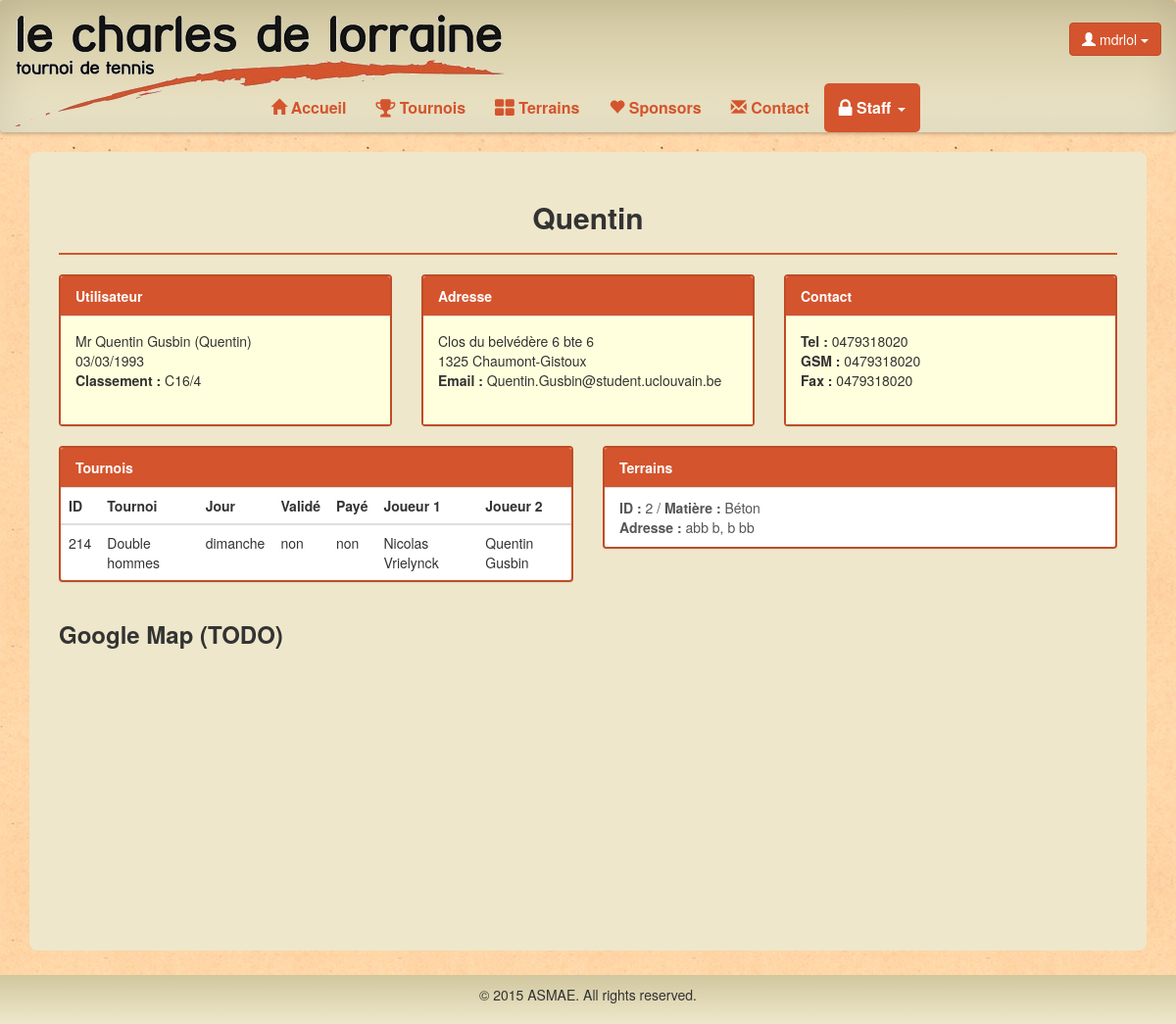
Page /tennis/staff/utilisateurs/Quentin (signed in) on the committed database.
### tennis/models.py (models this page shows, shortened)
class Participant(models.Model):
	user = models.OneToOneField(User,null=True)
	titre = models.CharField(max_length=5)
	nom = models.CharField(max_length=30)
	prenom = models.CharField(max_length=30, verbose_name="Prénom")
	rue = models.CharField(max_length=100)
	numero = models.CharField(max_length=10, verbose_name="Numéro")
	boite = models.CharField(max_length=10,null=True, blank=True)
	codepostal = models.CharField(max_length=10, verbose_name="Code postal")
	localite = models.CharField(max_length=30, verbose_name="Localité")
	telephone = models.CharField(max_length=30,null=True, blank=True, verbose_name="Téléphone")
	fax = models.CharField(max_length=30,null=True, blank=True)
	gsm = models.CharField(max_length=30,null=True)
	datenaissance = models.DateTimeField(null=True, verbose_name="Date de naissance")
	classement = models.CharField(max_length=10,null=True, blank=True)
	oldparticipant = models.BooleanField(default=False)
	isGroupLeader = models.BooleanField(default=False)
	isAccountActivated = models.BooleanField(default=True)
	class Meta:
		verbose_name = "Participant"
		permissions = (
			("User", "Manage User"),
			("Droit","Donner droit"),
		)

class Pair(models.Model):
	id = models.AutoField(primary_key=True, verbose_name="ID")
	tournoi = models.ForeignKey(Tournoi)
	group = models.ForeignKey(Groupe, null=True, default=None)
	user1 = models.ForeignKey(User, related_name='user1', verbose_name = "Utilisateur 1")
	user2 = models.ForeignKey(User, related_name='user2', verbose_name = "Utilisateur 2")
	extra1 = models.ManyToManyField(Extra, related_name='extra1')
	extra2 = models.ManyToManyField(Extra, related_name='extra2')
	comment1 = models.TextField(null=True, blank=True)
	comment2 = models.TextField(null=True, blank=True)
	confirm = models.BooleanField(default=False, verbose_name = "Confirmation")
	valid = models.BooleanField(default=False, verbose_name = "Validation")
	pay = models.BooleanField(default=False, verbose_name="Paiement")
	class Meta:
		verbose_name = 'Paire'
		permissions = (
			("Pair", "Manage Pair"),
        )

class Tournoi(models.Model):
	nom = models.CharField(max_length=50,primary_key=True)
	description = models.TextField(null=True)
	jour = models.CharField(max_length=50)
	class Meta:
		verbose_name = 'Tournoi'
		permissions = (
			("TournoiDesFamilles", "Manage tournoi des familles"),
			("DoubleHommes", "Manage double hommes"),
			("DoubleFemmes", "Manage double femmes"),
			("DoubleMixte", "Manage double mixte"),
		)

class Court(models.Model):
	id = models.AutoField(primary_key=True, verbose_name='ID')
	rue = models.CharField(max_length=100 , verbose_name='Rue')
	numero = models.CharField(max_length=10, verbose_name='Numéro')
	boite = models.CharField(max_length=10,null=True, blank=True)
	codepostal = models.CharField(max_length=10, verbose_name='Code postal')
	localite = models.CharField(max_length=30, verbose_name='Localité')
	acces = models.TextField(null=True,blank=True)
	matiere = models.ForeignKey(CourtSurface, verbose_name='Surface')
	type = models.ForeignKey(CourtType, verbose_name='Type')
	dispoSamedi = models.BooleanField(default=False, verbose_name='Dispo samedi')
	dispoDimanche = models.BooleanField(default=False, verbose_name='Dispo dimanche')
	etat = models.ForeignKey(CourtState, verbose_name='Etat')
	commentaire = models.TextField(null=True, blank=True)
	commentaireStaff = models.TextField(null=True, blank=True)
	valide = models.BooleanField(default=False, verbose_name='Validé')
	user = models.ForeignKey(User, verbose_name='Utilisateur')
	class Meta:
		verbose_name = "Court"
		permissions = (
			("Court", "Manage Court"),
		)

class CourtSurface(models.Model):
	nom = models.CharField(max_length=25, primary_key=True, verbose_name="Nom")
	def __str__(self):
		return self.nom
	class Meta:
		verbose_name = "Surface de court"

### tennis/views.py (the view)
# urls.py: url(r'^staff/utilisateurs/(\w+)$','viewUser'),
@permission_required('tennis.User')
def viewUser(request,name):
	use = User.objects.filter(username=name)
	if len(use) <1:
		return redirect(reverse(staffUser))
	use = use[0]
	birthdate = use.participant.datenaissance
	formatedBirthdate = birthdate.strftime('%d/%m/%Y')
	terrain = Court.objects.filter(user=use)
	tournoi1 = Pair.objects.filter(user1=use,confirm=True)
	tournoi2 = Pair.objects.filter(user2=use,confirm=True)
	tournoi = list(chain(tournoi1, tournoi2))
	if request.user.is_authenticated():
		return render(request,'tennis/viewUser.html',locals())
	return redirect(reverse(home))

### tennis/templates/tennis/viewUser.html (shortened to what this page needs)
{% extends "tennis/base.html" %}
{% block nav-staff %}class="active"{% endblock %}
{% block body %}
<div class="container">
	<div class="content-box">
		<h2 class="center">{{ use.username }}</h2>
		<hr class="line">
		<div class="row">
			<div class="col-lg-4">
				<div class="panel panel-default center-block" style="max-width:600px;">
					<div class="panel-heading">Utilisateur</div>
					<div class="panel-body">
						<address>
							{{ use.participant.titre }} {{ use.participant.prenom }} {{ use.participant.nom }} ({{ use.username }})<br>
							{{ formatedBirthdate }} <br>
							<b>Classement : </b>{% if use.participant.classement %}{{ use.participant.classement }}{% else %} - {% endif %} <br>
						</address>
					</div>
				</div>
			</div>
			<div class="col-lg-4">
				<div class="panel panel-default center-block" style="max-width:600px;">
					<div class="panel-heading">Adresse</div>
					<div class="panel-body">
						<address>
							{{ use.participant.rue }} {{ use.participant.numero }} {% if use.participant.boite %}bte {{ use.participant.boite }} {% endif %}<br>
							{{ use.participant.codepostal }} {{ use.participant.localite }}<br>
							<b>Email : </b> {{ use.email }}<br>
						</address>
					</div>
				</div>
			</div>
			<div class="col-lg-4">
				<div class="panel panel-default center-block" style="max-width:600px;">
					<div class="panel-heading">Contact</div>
					<div class="panel-body">
						<address>
							<b>Tel : </b>{% if use.participant.telephone %}{{ use.participant.telephone }}{% else %} - {% endif %} <br>
							<b>GSM : </b>{% if use.participant.gsm %}{{ use.participant.gsm }}{% else %} - {% endif %} <br>
							<b>Fax : </b>{% if use.participant.fax %}{{ use.participant.fax }}{% else %} - {% endif %} <br>
						</address>
					</div>
				</div>
			</div>
		</div>
		<div class="row">
			<div class="col-sm-6">
				<div class="panel panel-default center-block" style="max-width:600px;">
					<div class="panel-heading">Tournois</div>
					<div class="table-responsive">
					<table class="table table-hover">
					<thead>
					    <tr>
					        <th>ID</th>
					        <th>Tournoi</th>
					        <th>Jour</th>
					        <th>Validé</th>
					        <th>Payé</th>
					        <th>Joueur 1</th>
					        <th>Joueur 2</th>
					   </tr>
					</thead>
					<tbody>
					    {% for item in tournoi %}
					    <tr onclick='window.document.location="{% url 'tennis.views.validatePair' item.id %}"' class="clickable-row">
					        <td>{{ item.id }}</td>
					        <td>{{ item.tournoi.nom }}</td>
					        <td>{{ item.tournoi.jour }}</td>
					        <td>{% if item.valid %}oui{% else %}non{% endif %}</td>
					        <td>{% if item.pay %}oui{% else %}non{% endif %}</td>
					        <td>{{item.user1.participant.prenom}} {{item.user1.participant.nom}}</td>
					        <td>{{item.user2.participant.prenom}} {{item.user2.participant.nom}}</td>
					    </tr>
					    {% endfor %}
					</tbody>
					</table>
					</div>
					</div>
			    </div>
			<div class="col-sm-6">
				<div class="panel panel-default center-block" style="max-width:600px;">
					<div class="panel-heading">Terrains</div>
					<div class="list-group">
						{% for elem in terrain %}
						<a href="{% url 'tennis.views.validateTerrain' elem.id %}" class="list-group-item"><b>ID : </b>{{ elem.id}} / <b>Matière : </b>{{ elem.matiere }}<br>
						<b>Adresse : </b>{{elem.rue }} {{elem.numero}}, {{elem.codepostal}} {{elem.localite}}
						</a>
						{% empty %}
						<li class="list-group-item center">Cet utilisateur n'a pas enregistré de terrain</li>
						{% endfor %}
					</div>
				</div>
			</div>
		</div>
		<h3>Google Map (TODO)</h3>
		<div id="map" style="height:250px;"></div>
	</div>
</div>
{% endblock %}

### tennis/templates/tennis/base.html (shortened to what this page needs)
<!DOCTYPE html>
<html lang="fr">
<head>
    {% load static from staticfiles %}
  <link rel="stylesheet" type="text/css" href="{% static 'tennis/css/tennis.css' %}">
  <link rel="stylesheet" href="http://maxcdn.bootstrapcdn.com/bootstrap/3.3.5/css/bootstrap.min.css">
  <link rel="stylesheet" href="https://maxcdn.bootstrapcdn.com/font-awesome/4.4.0/css/font-awesome.min.css">
</head>
<body>
      <nav class="effect6 navbar navbar-default" role="navigation">
        <div class="container-fluid">
          <div class="navbar-header" style="width:100%;">
            <a class="navbar-brand navbar-img" style="padding-bottom:70px;" href="{% url "tennis.views.home" %}"><img src="{% static 'tennis/img/logo.png' %}"></a>
            <div class="username btn-group pull-right navbar-btn">
              {% if user.is_authenticated %}
              <button class="btn btn-default dropdown-toggle" type="button" data-toggle="dropdown"><span class="glyphicon glyphicon-user" aria-hidden="true"></span> {{ user.username }}
                <span class="caret"></span></button>
              {% endif %}
            </div>
          </div>
          <div class="collapse navbar-collapse" id="bs-example-navbar-collapse-1">
            <ul class="nav navbar-nav">
              <li {% block nav-home %}{% endblock %}><a href="{% url "tennis.views.home" %}"><span class="glyphicon glyphicon-home" aria-hidden="true"></span> Accueil</a></li>
              {% if user.is_authenticated %}
              <li {% block nav-tournoi %}{% endblock %}><a href="{% url "tennis.views.tournoi" %}"><i class="fa fa-trophy fa-lg"></i> Tournois</a></li>
              <li {% block nav-terrain %}{% endblock %}><a href="{% url "tennis.views.terrain" %}"><i class="fa fa-th-large fa-lg"></i> Terrains</a></li>
              {% endif %}
              <li {% block nav-sponsors %}{% endblock %}><a href="{% url "tennis.views.sponsors" %}"><span class="glyphicon glyphicon-heart" aria-hidden="true"></span> Sponsors</a></li>
              <li {% block nav-contact %}{% endblock %}><a href="{% url "tennis.views.contact" %}"><span class="glyphicon glyphicon-envelope" aria-hidden="true"></span> Contact</a></li>
              {% if perms.auth.Pair or perms.tennis.Extra or perms.auth.User or perms.tennis.Court or perms.tennis.DoubleHommes or perms.tennis.DoubleFemmes or perms.tennis.DoubleMixte or perms.tennis.TournoiDesFamilles or  perms.auth.Droit %}
              <li {% block nav-staff %}class="dropdown"{% endblock %}><a class="dropdown-toggle" data-toggle="dropdown" href="#"><i class="fa fa-lock fa-lg"></i> Staff <span class="caret"></span></a>
              </li>
              {% endif %}
              </ul>
          </div>
        </div>
      </nav>
    <div class="demo">
      {% block body %}
     {% endblock %}
    </div>
    <div class="footer" id="foot01"></div>
</body>
</html

### tennis/static/tennis/css/tennis.css (style rules this page uses)
html { height: 100%; box-sizing: border-box; }
*, *:before, *:after { box-sizing: inherit; }
body { position: relative; margin: 0; padding-bottom: 6rem; min-height: 100%; font-family: "Helvetica Neue", Arial, sans-serif; }
body, html { background-image: url("../img/bg.jpg"); }
h1, h2, h3, h4, h5, h6 { font-weight: bold !important; }
nav { font-size: 16px; background-color: rgba(238, 231, 203, 1); background: -webkit-linear-gradient(top, rgba(209, 199, 159, 1) 0%, rgba(238, 231, 203, 1) 100%); background: linear-gradient(to bottom, rgba(209, 199, 159, 1) 0%, rgba(238, 231, 203, 1) 100%); border-bottom-width: 0px!important; border-width: 0px!important; }
.effect6 { position:relative; -webkit-box-shadow:0 1px 4px rgba(0, 0, 0, 0.3), 0 0 40px rgba(0, 0, 0, 0.1) inset; -moz-box-shadow:0 1px 4px rgba(0, 0, 0, 0.3), 0 0 40px rgba(0, 0, 0, 0.1) inset; box-shadow:0 1px 4px rgba(0, 0, 0, 0.3), 0 0 40px rgba(0, 0, 0, 0.1) inset; }
.effect6:before, .effect6:after { content:""; position:absolute; z-index:-1; -webkit-box-shadow:0 0 20px rgba(0,0,0,0.8); -moz-box-shadow:0 0 20px rgba(0,0,0,0.8); box-shadow:0 0 20px rgba(0,0,0,0.8); top:50%; bottom:0; left:10px; right:10px; -moz-border-radius:100px / 10px; border-radius:100px / 10px; }
.effect6:after { right:10px; left:auto; -webkit-transform:skew(8deg) rotate(3deg); -moz-transform:skew(8deg) rotate(3deg); -ms-transform:skew(8deg) rotate(3deg); -o-transform:skew(8deg) rotate(3deg); transform:skew(8deg) rotate(3deg); }
.navbar-default .navbar-brand { color: black !important; }
.navbar-default .navbar-nav > li > a { color: #D4542D !important; font-weight: bold; }
.navbar-default .navbar-nav > .active > a, .navbar-default .navbar-nav > .active > a:hover, .navbar-default .navbar-nav > .active > a:focus { color: white !important; background-color: #D4542D !important; border-radius: 5px; }
.username, .navbar-img { display: none !important; }
@media (min-width:768px) { .username, .navbar-img { display: inherit!important; float:right; padding-top:15px; text-align: right; } }
@media (min-width:768px) { .navbar-img { display: inherit; } }
@media (min-width:768px) { .navbar .navbar-nav { display: inline-block; float: none; vertical-align: top; } }
@media (min-width:768px) { .navbar .navbar-collapse { text-align: center; } }
.content-box { background-color: rgba(238, 231, 203, 1); border-radius: 8px; padding-top: 30px; padding-bottom: 50px; padding-right: 30px; padding-left: 30px; margin-bottom: 15px; }
.center { text-align:center; }
.btn-default { background-color: #D4542D !important; border-color: #BF4C28 !important; color:white !important; }
hr.line { border-color: #D4542D; border-width: 2px; }
.panel-body { background-color: #FFFFDD; }
.panel-heading { background-color: #D4542D !important; color: white !important; font-weight: bold; }
.panel-default { border: solid 2px #BF4C28 !important; }
.list-group-item { border-color: #D4542D !important; }
.footer { position: absolute; right: 0; bottom: 0; left: 0; padding: 1rem; background-color: rgba(238, 231, 203, 1); background: -webkit-linear-gradient(top, rgba(209, 199, 159, 1) 0%, rgba(238, 231, 203, 1) 100%); background: linear-gradient(to bottom, rgba(209, 199, 159, 1) 0%, rgba(238, 231, 203, 1) 100%); text-align: center; }

### rows in the picture
Pair: id "214", tournoi.nom "Double hommes", tournoi.jour "dimanche", valid "non", pay "non", user1.participant.prenom "Nicolas", user1.participant.nom "Vrielynck", user2.participant.prenom "Quentin", user2.participant.nom "Gusbin"
Court: id "2", matiere "Béton", rue "abb", numero "b", codepostal "b", localite "bb"

### other values in the picture
{{ user.username }} "mdrlol"
{{ use.username }} "Quentin"
{{ use.participant.titre }} "Mr"
{{ use.participant.prenom }} "Quentin"
{{ use.participant.nom }} "Gusbin"
{{ use.participant.classement }} "C16/4"
{{ use.participant.rue }} "Clos du belvédère"
{{ use.participant.numero }} "6"
{{ use.participant.boite }} "6"
{{ use.participant.codepostal }} "1325"
{{ use.participant.localite }} "Chaumont-Gistoux"
{{ use.email }} "Quentin.Gusbin@student.uclouvain.be"
{{ use.participant.telephone }} "0479318020"
{{ use.participant.gsm }} "0479318020"
{{ use.participant.fax }} "0479318020"
